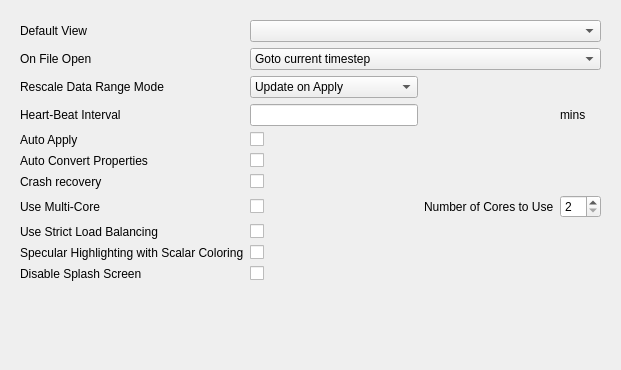
<?xml version="1.0" encoding="UTF-8"?>
<ui version="4.0">
 <class>pqApplicationOptions</class>
 <widget class="QWidget" name="pqApplicationOptions">
  <property name="geometry">
   <rect>
    <x>0</x>
    <y>0</y>
    <width>621</width>
    <height>370</height>
   </rect>
  </property>
  <property name="windowTitle">
   <string>Form</string>
  </property>
  <layout class="QVBoxLayout">
   <item>
    <widget class="QStackedWidget" name="stackedWidget">
     <property name="currentIndex">
      <number>0</number>
     </property>
     <widget class="QWidget" name="General">
      <layout class="QGridLayout">
       <item row="5" column="0">
        <widget class="QLabel" name="label_9">
         <property name="toolTip">
          <string>Automatic conversion of cell to point and point to cell properties.</string>
         </property>
         <property name="text">
          <string>Auto Convert Properties</string>
         </property>
         <property name="buddy">
          <cstring>AutoConvertProperties</cstring>
         </property>
        </widget>
       </item>
       <item row="3" column="1">
        <widget class="QLineEdit" name="HeartBeatTimeout">
         <property name="toolTip">
          <string>&lt;html&gt;&lt;p&gt;Set the interval in &lt;b&gt;minutes&lt;/b&gt; after which the client sends a heart beat message to the server to avoid connection termination due to inactivity. &lt;b&gt;0&lt;/b&gt; means no heartbeats.&lt;/p&gt;&lt;/html&gt;</string>
         </property>
         <property name="statusTip">
          <string>&lt;html&gt;&lt;p&gt;Set the interval in &lt;b&gt;minutes&lt;/b&gt; after which the client sends a heart beat message to the server to avoid connection termination due to inactivity. &lt;b&gt;0&lt;/b&gt; means no heartbeats.&lt;/p&gt;&lt;/html&gt;</string>
         </property>
         <property name="whatsThis">
          <string>&lt;html&gt;&lt;p&gt;Set the interval in &lt;b&gt;minutes&lt;/b&gt; after which the client sends a heart beat message to the server to avoid connection termination due to inactivity. &lt;b&gt;0&lt;/b&gt; means no heartbeats.&lt;/p&gt;&lt;/html&gt;</string>
         </property>
        </widget>
       </item>
       <item row="12" column="1">
        <widget class="QCheckBox" name="SpecularHighlighting">
         <property name="text">
          <string/>
         </property>
        </widget>
       </item>
       <item row="6" column="1">
        <widget class="QCheckBox" name="CrashRecovery">
         <property name="text">
          <string/>
         </property>
        </widget>
       </item>
       <item row="8" column="3" >
        <widget class="QSpinBox" name="AutoMPI_NumberOfCores">
         <property name="minimum">
          <number>2</number>
         </property>
        </widget>
       </item>
       <item row="5" column="1">
        <widget class="QCheckBox" name="AutoConvertProperties">
         <property name="toolTip">
          <string>Automatic conversion of cell to point and point to cell properties.</string>
         </property>
         <property name="text">
          <string/>
         </property>
        </widget>
       </item>
       <item row="2" column="0">
        <widget class="QLabel" name="label_8">
         <property name="text">
          <string>Rescale Data Range Mode</string>
         </property>
        </widget>
       </item>
       <item row="1" column="1" colspan="3">
        <widget class="QComboBox" name="DefaultTimeStepMode">
         <property name="toolTip">
          <string>&lt;!DOCTYPE HTML PUBLIC &quot;-//W3C//DTD HTML 4.0//EN&quot; &quot;http://www.w3.org/TR/REC-html40/strict.dtd&quot;&gt;
&lt;html&gt;&lt;head&gt;&lt;meta name=&quot;qrichtext&quot; content=&quot;1&quot; /&gt;&lt;style type=&quot;text/css&quot;&gt;
p, li { white-space: pre-wrap; }
&lt;/style&gt;&lt;/head&gt;&lt;body style=&quot; font-family:'Helvetica'; font-size:9pt; font-weight:400; font-style:normal;&quot;&gt;
&lt;p align=&quot;center&quot; style=&quot; margin-top:0px; margin-bottom:0px; margin-left:0px; margin-right:0px; -qt-block-indent:0; text-indent:0px;&quot;&gt;Control the timestep shown by ParaView by default when a dataset with multiple timesteps is opened.&lt;/p&gt;&lt;/body&gt;&lt;/html&gt;</string>
         </property>
         <item>
          <property name="text">
           <string>Goto current timestep</string>
          </property>
         </item>
         <item>
          <property name="text">
           <string>Goto last timestep</string>
          </property>
         </item>
        </widget>
       </item>
       <item row="14" column="0">
        <spacer name="verticalSpacer_3">
         <property name="orientation">
          <enum>Qt::Vertical</enum>
         </property>
         <property name="sizeHint" stdset="0">
          <size>
           <width>20</width>
           <height>40</height>
          </size>
         </property>
        </spacer>
       </item>
       <item row="13" column="1">
        <widget class="QCheckBox" name="DisableSplashScreen">
         <property name="text">
          <string/>
         </property>
        </widget>
       </item>
       <item row="10" column="0">
        <widget class="QLabel" name="StrictLoadBalancingLabel">
         <property name="text">
          <string>Use Strict Load Balancing</string>
         </property>
        </widget>
       </item>
       <item row="2" column="1">
        <widget class="QComboBox" name="RescaleDataRangeMode">
         <property name="toolTip">
          <string>&lt;!DOCTYPE HTML PUBLIC &quot;-//W3C//DTD HTML 4.0//EN&quot; &quot;http://www.w3.org/TR/REC-html40/strict.dtd&quot;&gt;
&lt;html&gt;&lt;head&gt;&lt;meta name=&quot;qrichtext&quot; content=&quot;1&quot; /&gt;&lt;style type=&quot;text/css&quot;&gt;
p, li { white-space: pre-wrap; }
&lt;/style&gt;&lt;/head&gt;&lt;body style=&quot; font-family:'Helvetica'; font-size:9pt; font-weight:400; font-style:normal;&quot;&gt;
&lt;p align=&quot;center&quot; style=&quot; margin-top:0px; margin-bottom:0px; margin-left:0px; margin-right:0px; -qt-block-indent:0; text-indent:0px;&quot;&gt;Controls how the ranges for scalar mapping to colors is adjusted.&lt;/p&gt;&lt;/body&gt;&lt;/html&gt;</string>
         </property>
         <item>
          <property name="text">
           <string>Update on Apply</string>
          </property>
         </item>
         <item>
          <property name="text">
           <string>Grow every timestep</string>
          </property>
         </item>
        </widget>
       </item>
       <item row="12" column="0">
        <widget class="QLabel" name="SpecularHighlightingLabel">
         <property name="text">
          <string>Specular Highlighting with Scalar Coloring</string>
         </property>
        </widget>
       </item>
       <item row="8" column="0">
        <widget class="QLabel" name="LabelMultiCore">
         <property name="text">
          <string>Use Multi-Core</string>
         </property>
        </widget>
       </item>
       <item row="8" column="1" >
        <widget class="QCheckBox" name="AutoMPI">
         <property name="text">
          <string/>
         </property>
        </widget>
       </item>
       <item row="0" column="0">
        <widget class="QLabel" name="label_4">
         <property name="text">
          <string>Default View</string>
         </property>
        </widget>
       </item>
       <item row="13" column="0">
        <widget class="QLabel" name="DisableSplashScreenLabel">
         <property name="text">
          <string>Disable Splash Screen</string>
         </property>
        </widget>
       </item>
       <item row="6" column="0">
        <widget class="QLabel" name="label_5">
         <property name="text">
          <string>Crash recovery</string>
         </property>
        </widget>
       </item>
       <item row="4" column="1">
        <widget class="QCheckBox" name="AutoAccept">
         <property name="text">
          <string/>
         </property>
        </widget>
       </item>
       <item row="0" column="1" colspan="3">
        <widget class="QComboBox" name="DefaultViewType"/>
       </item>
       <item row="1" column="0">
        <widget class="QLabel" name="label_7">
         <property name="text">
          <string>On File Open</string>
         </property>
        </widget>
       </item>
       <item row="4" column="0">
        <widget class="QLabel" name="label_3">
         <property name="text">
          <string>Auto Apply</string>
         </property>
        </widget>
       </item>
       <item row="3" column="3">
        <widget class="QLabel" name="label_2">
         <property name="sizePolicy">
          <sizepolicy hsizetype="Fixed" vsizetype="Fixed">
           <horstretch>0</horstretch>
           <verstretch>0</verstretch>
          </sizepolicy>
         </property>
         <property name="text">
          <string>mins</string>
         </property>
        </widget>
       </item>
       <item row="10" column="1">
        <widget class="QCheckBox" name="StrictLoadBalancing">
         <property name="text">
          <string/>
         </property>
        </widget>
       </item>
       <item row="3" column="0">
        <widget class="QLabel" name="label">
         <property name="text">
          <string>Heart-Beat Interval</string>
         </property>
        </widget>
       </item>
       <item row="8" column="2">
        <widget class="QLabel" name="LabelNumberOfCores">
         <property name="text">
          <string>Number of Cores to Use</string>
         </property>
        </widget>
       </item>
      </layout>
     </widget>
     <widget class="QWidget" name="Colors">
      <layout class="QVBoxLayout">
       <item>
        <widget class="QTextEdit" name="textEdit">
         <property name="enabled">
          <bool>false</bool>
         </property>
         <property name="readOnly">
          <bool>true</bool>
         </property>
         <property name="html">
          <string>&lt;!DOCTYPE HTML PUBLIC &quot;-//W3C//DTD HTML 4.0//EN&quot; &quot;http://www.w3.org/TR/REC-html40/strict.dtd&quot;&gt;
&lt;html&gt;&lt;head&gt;&lt;meta name=&quot;qrichtext&quot; content=&quot;1&quot; /&gt;&lt;style type=&quot;text/css&quot;&gt;
p, li { white-space: pre-wrap; }
&lt;/style&gt;&lt;/head&gt;&lt;body style=&quot; font-family:'Ubuntu'; font-size:10pt; font-weight:400; font-style:normal;&quot;&gt;
&lt;p style=&quot; margin-top:0px; margin-bottom:0px; margin-left:0px; margin-right:0px; -qt-block-indent:0; text-indent:0px;&quot;&gt;&lt;span style=&quot; font-family:'Helvetica'; font-size:9pt;&quot;&gt;These are color categories. When assigning colors to objects, one can select one of these catergories. In that case if color is changed in this dialog, then all colors assigned to the same category are updated automatically.&lt;/span&gt;&lt;/p&gt;&lt;/body&gt;&lt;/html&gt;</string>
         </property>
         <property name="acceptRichText">
          <bool>false</bool>
         </property>
        </widget>
       </item>
       <item>
        <widget class="pqColorChooserButton" name="ForegroundColor">
         <property name="sizePolicy">
          <sizepolicy hsizetype="Minimum" vsizetype="Fixed">
           <horstretch>0</horstretch>
           <verstretch>0</verstretch>
          </sizepolicy>
         </property>
         <property name="text">
          <string>Foreground Color</string>
         </property>
        </widget>
       </item>
       <item>
        <widget class="pqColorChooserButton" name="BackgroundColor">
         <property name="sizePolicy">
          <sizepolicy hsizetype="Minimum" vsizetype="Fixed">
           <horstretch>0</horstretch>
           <verstretch>0</verstretch>
          </sizepolicy>
         </property>
         <property name="text">
          <string>Background Color</string>
         </property>
        </widget>
       </item>
       <item>
        <widget class="pqColorChooserButton" name="SurfaceColor">
         <property name="sizePolicy">
          <sizepolicy hsizetype="Minimum" vsizetype="Fixed">
           <horstretch>0</horstretch>
           <verstretch>0</verstretch>
          </sizepolicy>
         </property>
         <property name="text">
          <string>Surface Color</string>
         </property>
        </widget>
       </item>
       <item>
        <widget class="pqColorChooserButton" name="TextAnnotationColor">
         <property name="sizePolicy">
          <sizepolicy hsizetype="Minimum" vsizetype="Fixed">
           <horstretch>0</horstretch>
           <verstretch>0</verstretch>
          </sizepolicy>
         </property>
         <property name="text">
          <string>Text Color</string>
         </property>
        </widget>
       </item>
       <item>
        <widget class="pqColorChooserButton" name="SelectionColor">
         <property name="sizePolicy">
          <sizepolicy hsizetype="Minimum" vsizetype="Fixed">
           <horstretch>0</horstretch>
           <verstretch>0</verstretch>
          </sizepolicy>
         </property>
         <property name="text">
          <string>Selection Color</string>
         </property>
        </widget>
       </item>
       <item>
        <widget class="pqColorChooserButton" name="EdgeColor">
         <property name="sizePolicy">
          <sizepolicy hsizetype="Minimum" vsizetype="Fixed">
           <horstretch>0</horstretch>
           <verstretch>0</verstretch>
          </sizepolicy>
         </property>
         <property name="text">
          <string>Edge Color</string>
         </property>
        </widget>
       </item>
       <item>
        <layout class="QHBoxLayout">
         <item>
          <widget class="QToolButton" name="Palette">
           <property name="text">
            <string>Choose Palette</string>
           </property>
           <property name="popupMode">
            <enum>QToolButton::MenuButtonPopup</enum>
           </property>
           <property name="toolButtonStyle">
            <enum>Qt::ToolButtonTextBesideIcon</enum>
           </property>
           <property name="autoRaise">
            <bool>false</bool>
           </property>
           <property name="arrowType">
            <enum>Qt::NoArrow</enum>
           </property>
          </widget>
         </item>
         <item>
          <spacer>
           <property name="orientation">
            <enum>Qt::Horizontal</enum>
           </property>
           <property name="sizeHint" stdset="0">
            <size>
             <width>53</width>
             <height>28</height>
            </size>
           </property>
          </spacer>
         </item>
         <item>
          <widget class="QPushButton" name="ResetColorsToDefault">
           <property name="text">
            <string>Reset to Default</string>
           </property>
          </widget>
         </item>
        </layout>
       </item>
       <item>
        <spacer>
         <property name="orientation">
          <enum>Qt::Vertical</enum>
         </property>
         <property name="sizeHint" stdset="0">
          <size>
           <width>364</width>
           <height>16</height>
          </size>
         </property>
        </spacer>
       </item>
      </layout>
     </widget>
     <widget class="QWidget" name="Animation">
      <layout class="QGridLayout">
       <item row="0" column="0" colspan="2">
        <widget class="QCheckBox" name="AnimationCacheGeometry">
         <property name="toolTip">
          <string>Cache geometry during playback.</string>
         </property>
         <property name="text">
          <string>Cache Geometry</string>
         </property>
         <property name="checked">
          <bool>true</bool>
         </property>
        </widget>
       </item>
       <item row="1" column="0">
        <widget class="QLabel" name="AnimationCacheLimitLabel">
         <property name="toolTip">
          <string>&lt;html&gt;Set the cache limit (in KBs) per node. If while playing animations, the cache size on any node goes beyond this threshold, caching will automatically be disabled.&lt;/html&gt;</string>
         </property>
         <property name="text">
          <string>Cache Limit (in KBs)</string>
         </property>
        </widget>
       </item>
       <item row="1" column="1">
        <widget class="QSpinBox" name="AnimationCacheLimit">
         <property name="toolTip">
          <string>&lt;html&gt;Set the cache limit (in KBs) per node. If while playing animations, the cache size on any node goes beyond this threshold, caching will automatically be disabled.&lt;/html&gt;</string>
         </property>
         <property name="minimum">
          <number>10</number>
         </property>
         <property name="maximum">
          <number>999999999</number>
         </property>
         <property name="singleStep">
          <number>100</number>
         </property>
        </widget>
       </item>
       <item row="2" column="0" colspan="2">
        <spacer>
         <property name="orientation">
          <enum>Qt::Vertical</enum>
         </property>
         <property name="sizeHint" stdset="0">
          <size>
           <width>358</width>
           <height>101</height>
          </size>
         </property>
        </spacer>
       </item>
      </layout>
     </widget>
     <widget class="QWidget" name="Charts">
      <layout class="QGridLayout">
       <item row="0" column="0">
        <layout class="QGridLayout">
         <property name="spacing">
          <number>2</number>
         </property>
         <item row="0" column="0" colspan="2">
          <widget class="QLabel" name="HidenSeriesLabel">
           <property name="text">
            <string>Hidden Series</string>
           </property>
          </widget>
         </item>
         <item row="1" column="1">
          <widget class="QPushButton" name="ChartNewHiddenSeries">
           <property name="toolTip">
            <string>Add a regular expression to the hidden series list.</string>
           </property>
           <property name="text">
            <string>New</string>
           </property>
          </widget>
         </item>
         <item row="2" column="1">
          <widget class="QPushButton" name="ChartDeleteHiddenSeries">
           <property name="toolTip">
            <string>Remove the selected regular expression from the hidden series list.</string>
           </property>
           <property name="text">
            <string>Delete</string>
           </property>
          </widget>
         </item>
         <item row="3" column="1">
          <spacer name="verticalSpacer">
           <property name="orientation">
            <enum>Qt::Vertical</enum>
           </property>
           <property name="sizeHint" stdset="0">
            <size>
             <width>20</width>
             <height>118</height>
            </size>
           </property>
          </spacer>
         </item>
         <item row="1" column="0" rowspan="4">
          <widget class="QListWidget" name="ChartHiddenSeries">
           <property name="sizePolicy">
            <sizepolicy hsizetype="Expanding" vsizetype="Expanding">
             <horstretch>1</horstretch>
             <verstretch>0</verstretch>
            </sizepolicy>
           </property>
           <property name="toolTip">
            <string>By default, all series in a data set are initially shown in a chart except those with names that match the regular expressions in this list.</string>
           </property>
           <property name="selectionMode">
            <enum>QAbstractItemView::ExtendedSelection</enum>
           </property>
          </widget>
         </item>
         <item row="4" column="1">
          <widget class="QPushButton" name="ChartResetHiddenSeries">
           <property name="toolTip">
            <string>Reset the hidden series list to the defaults that come with ParaView.</string>
           </property>
           <property name="text">
            <string>Reset to Default</string>
           </property>
          </widget>
         </item>
        </layout>
       </item>
       <item row="1" column="0">
        <spacer name="verticalSpacer_2">
         <property name="orientation">
          <enum>Qt::Vertical</enum>
         </property>
         <property name="sizeHint" stdset="0">
          <size>
           <width>20</width>
           <height>116</height>
          </size>
         </property>
        </spacer>
       </item>
      </layout>
     </widget>
    </widget>
   </item>
  </layout>
 </widget>
 <customwidgets>
  <customwidget>
   <class>pqColorChooserButton</class>
   <extends>QPushButton</extends>
   <header>pqColorChooserButton.h</header>
  </customwidget>
 </customwidgets>
 <tabstops>
  <tabstop>DefaultViewType</tabstop>
  <tabstop>DefaultTimeStepMode</tabstop>
  <tabstop>RescaleDataRangeMode</tabstop>
  <tabstop>HeartBeatTimeout</tabstop>
  <tabstop>AutoAccept</tabstop>
  <tabstop>AutoConvertProperties</tabstop>
  <tabstop>CrashRecovery</tabstop>
  <tabstop>AutoMPI</tabstop>
  <tabstop>textEdit</tabstop>
  <tabstop>ForegroundColor</tabstop>
  <tabstop>BackgroundColor</tabstop>
  <tabstop>SurfaceColor</tabstop>
  <tabstop>TextAnnotationColor</tabstop>
  <tabstop>SelectionColor</tabstop>
  <tabstop>EdgeColor</tabstop>
  <tabstop>Palette</tabstop>
  <tabstop>ResetColorsToDefault</tabstop>
  <tabstop>AnimationCacheGeometry</tabstop>
  <tabstop>AnimationCacheLimit</tabstop>
  <tabstop>ChartNewHiddenSeries</tabstop>
  <tabstop>ChartDeleteHiddenSeries</tabstop>
  <tabstop>ChartHiddenSeries</tabstop>
  <tabstop>ChartResetHiddenSeries</tabstop>
 </tabstops>
 <resources/>
 <connections/>
 <designerdata>
  <property name="gridDeltaX">
   <number>2</number>
  </property>
  <property name="gridDeltaY">
   <number>2</number>
  </property>
  <property name="gridSnapX">
   <bool>true</bool>
  </property>
  <property name="gridSnapY">
   <bool>true</bool>
  </property>
  <property name="gridVisible">
   <bool>true</bool>
  </property>
 </designerdata>
</ui>
